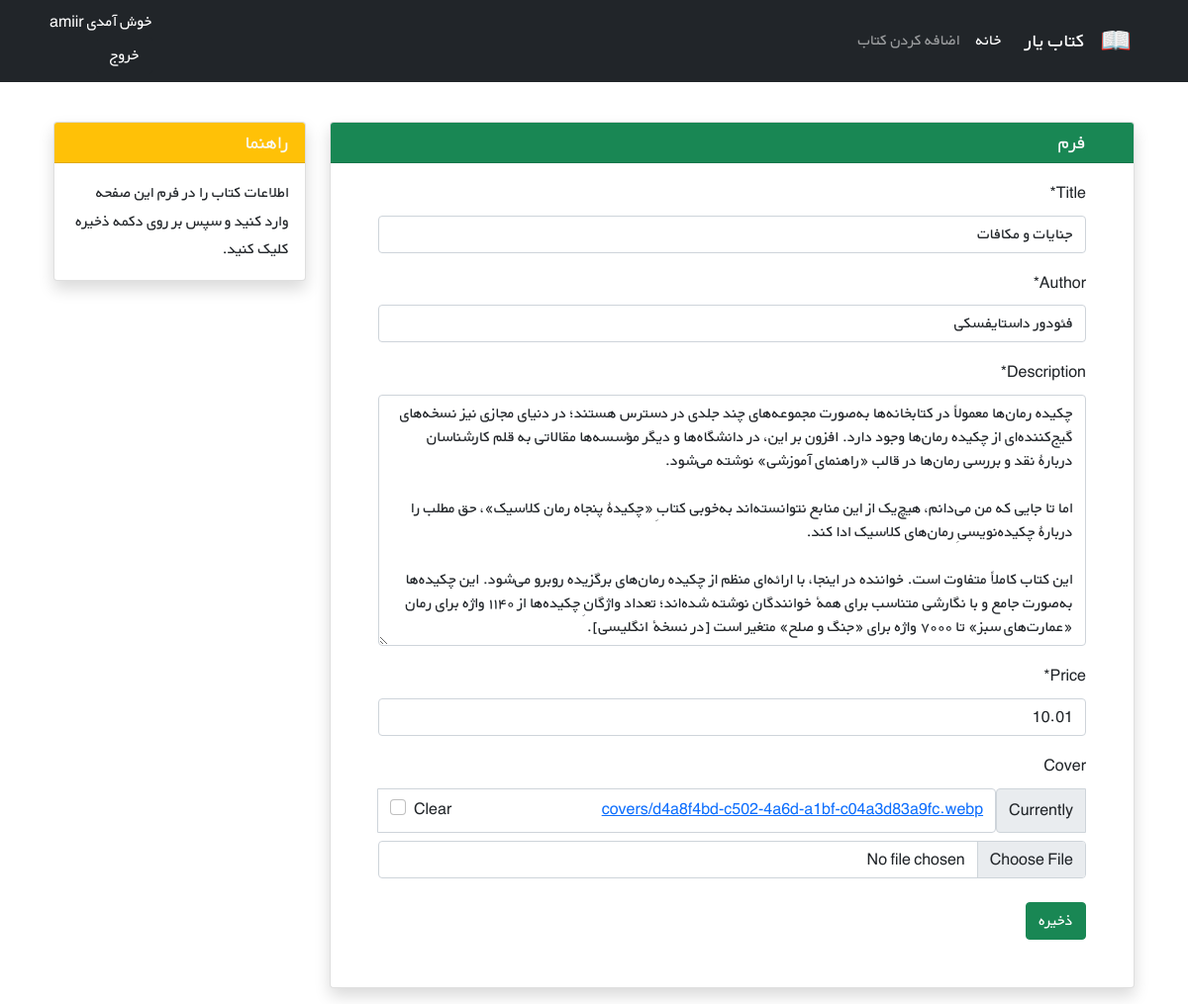
/books/11/edit/ (signed in), run on the app's committed database.
### accounts/models.py (models this page shows)
class CustomUser(AbstractUser):
    age = models.PositiveIntegerField(null=True, blank=True)

### books/models.py (models this page shows, shortened)
class Book(models.Model):
    user = models.ForeignKey(get_user_model(), on_delete=models.CASCADE)
    title = models.CharField(max_length=200)
    author = models.CharField(max_length=200)
    description = models.TextField()
    price = models.DecimalField(max_digits=5, decimal_places=2)
    cover = models.ImageField(upload_to='covers/', blank=True)

### books/views.py (the view)
# urls.py: path('<int:pk>/edit/', views.BookUpdateView.as_view(), name='book_update'),
class BookUpdateView(LoginRequiredMixin, generic.UpdateView):
    model = Book
    fields = ['title', 'author', 'description', 'price', 'cover', ]
    template_name = 'books/book_update.html'

### books/templates/books/book_update.html (shortened to what this page needs)
{% extends '_base.html' %}
{% load crispy_forms_tags %}
{% block content %}
  <div class="container mt-4" dir="rtl">
    <div class="row">
      <div class="col-9">
        <div class="card shadow my-3">
          <h5 class="card-header bg-success text-light px-5">فرم</h5>
          <div class="px-5 pt-3 pb-5">
            <form method="POST" enctype="multipart/form-data">
              {{ form|crispy }}
              <button type="submit" class="btn btn-success mt-2">ذخیره</button>
            </form>
          </div>
        </div>
      </div>
      <div class="col-3">
        <div class="card my-3 shadow">
          <h5 class="card-header bg-warning text-light">راهنما</h5>
          <div class="card-body">
            <p class="card-text">اطلاعات کتاب را در فرم این صفحه وارد کنید و سپس بر روی دکمه ذخیره کلیک کنید.</p>
          </div>
        </div>
      </div>
    </div>
  </div>
{% endblock %}

### templates/_base.html (shortened to what this page needs)
{% load static %}
<!DOCTYPE html>
<html lang="en">
  <head>
    <link href="https://cdn.jsdelivr.net/npm/bootstrap@5.1.3/dist/css/bootstrap.min.css" rel="stylesheet" />
    <link rel="stylesheet" href="{% static 'css/style.css' %}"/>
  </head>
  <body>
    <nav class="navbar navbar-expand-lg navbar-dark bg-dark" dir="rtl">
      <div class="container">
        <a class="navbar-brand" href="#"><img src="{% static 'icons/book.png' %}" alt="" height="30" class="d-inline-block align-text-top" /></a>
        <a class="navbar-brand mx-3" href="#">کتاب یار</a>
        <div class="collapse navbar-collapse" id="navbarNavAltMarkup">
          <div class="navbar-nav">
            <a class="nav-link active" aria-current="page" href="{% url 'book_list' %}">خانه</a>
            <a class="nav-link" href="{% url 'book_create' %}">اضافه کردن کتاب</a>
          </div>
        </div>
        <div class="mx-2 text-white">
          {% if user.is_authenticated %}
            خوش آمدی {{ user.username }}
            <form action="{% url 'logout' %}" method="post">
              <button class="btn btn-dark text-white" type="submit">خروج</button>
            </form>
            {% else %}
            <a class="link-light text-decoration-none" href="{% url 'login' %}">ورود</a>
            <span>
              یا
            </span>
            <a class="link-light text-decoration-none" href="{% url 'signup' %}">ثبت نام</a>
          {% endif %}
        </div>
      </div>
    </nav>
    <div class="container">
      {% block content %}
      {% endblock %}
    </div>
  </body>
</html>

### static/css/style.css (style rules this page uses)
* { font-family: 'BYekan', sans-serif; line-height: 1.8rem; }

### data on the page
CustomUser: username "amiir"
Book: title "جنایات و مکافات", author "فئودور داستایفسکی", description "چکیده رمان‌ها معمولاً در کتابخانه‌ها به‌صورت مجموعه‌های چند جلدی در دسترس هستند؛ در دنیای مجازی نیز نسخه‌های گیج‌کننده‌ای از چکیده رمان‌ها وجود دارد. افزون بر این، در دانشگاه‌ها و دیگر مؤسسه‌ها مقالاتی به قلم کارشناسان دربارهٔ نقد و بررسی رمان‌ها در قالب «راهنمای آموزشی» نوشته می‌شود. اما تا جایی که من می‌دانم، هیچ‌یک از این منابع نتوانسته‌اند به‌خوبی کتابِ «چکیدهٔ پنجاه رمان کلاسیک»، حق مطلب را دربارهٔ چکیده‌نویسیِ رمان‌های کلاسیک ادا کند. این کتاب کاملاً متفاوت است. خواننده در اینجا، با ارائه‌ای منظم از چکیده رمان‌های برگزیده روبرو می‌شود. این چکیده‌ها به‌صورت جامع و با نگارشی متناسب برای همهٔ خوانندگان نوشته شده‌اند؛ تعداد واژگانِ چکیده‌ها از ‌۱۱۴۰ واژه برای رمان «عمارت‌های سبز» تا ‌۷۰۰۰…", price "10.01"
